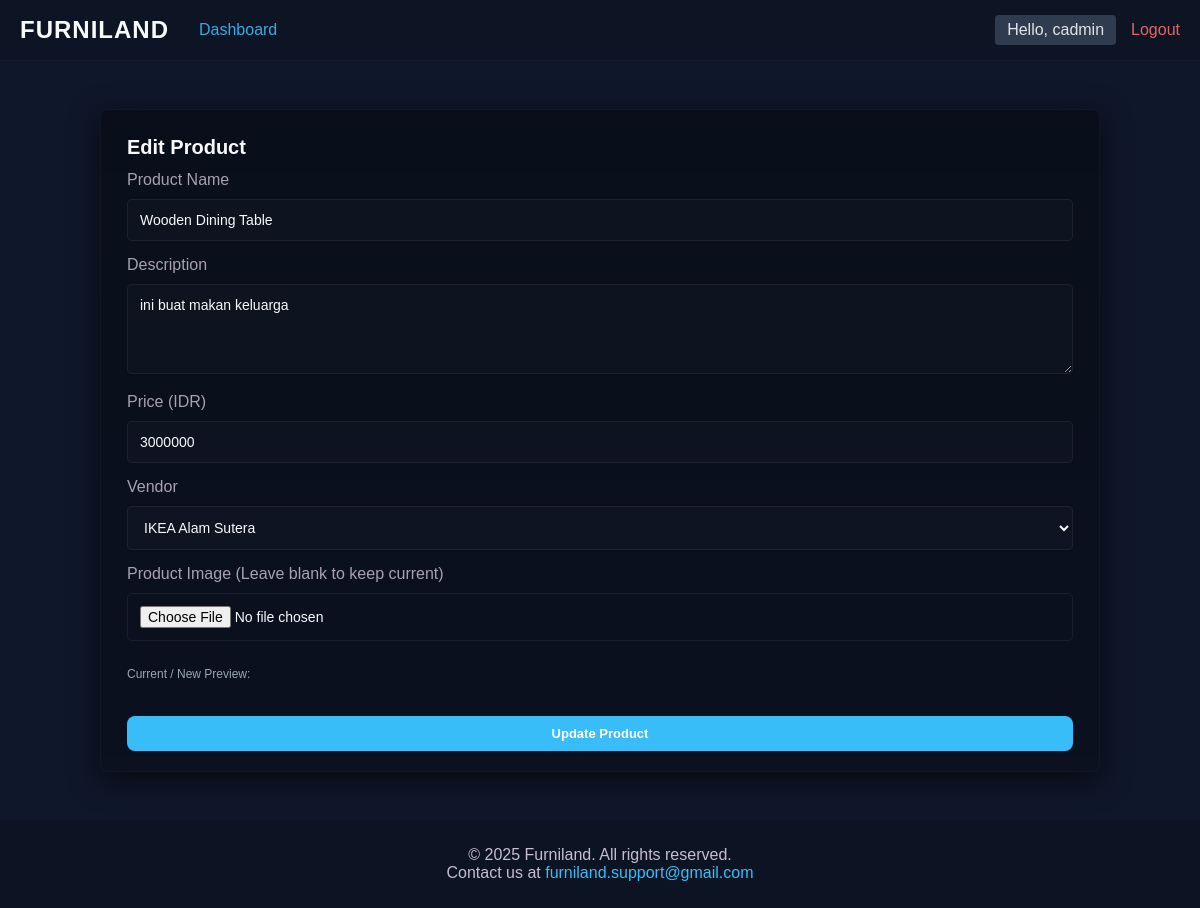
The page /product.php?id=5 (signed in) on the database its author committed.
### tables this page shows
CREATE TABLE `products` (
    `productID` int(10) NOT NULL,
    `productName` varchar(30) NOT NULL,
    `description` varchar(255) NOT NULL,
    `price` float NOT NULL,
    `image` varchar(100) NOT NULL,
    `vendorID` int(10) NOT NULL
);

CREATE TABLE `vendors` (
    `vendorID` int(10) NOT NULL,
    `vendorName` varchar(20) NOT NULL,
    `location` varchar(100) NOT NULL
);

### product.php (the view, shortened to what this page needs)
<?php
require_once '../../config/db.php';
$id = $_GET['id'];
$stmt = $conn->prepare("SELECT * FROM products WHERE productID = ?");
$stmt->bind_param("i", $id);
$stmt->execute();
$product = $stmt->get_result()->fetch_assoc();
$vendors = $conn->query("SELECT * FROM vendors");
include '../../utils/header.php';
?>
<div class="auth-page">
    <div class="auth-card wide product-box">
        <h2 style="text-align: left;" class="auth-title">Edit Product</h2>
        <form method="POST" enctype="multipart/form-data">
            <div class="form-group">
                <label class="form-label">Product Name</label>
                <input type="text" name="productName" required
                       value="<?= htmlspecialchars($product['productName']) ?>">
            </div>
            <div class="form-group">
                <label class="form-label">Description</label>
                <textarea name="description" rows="4" required><?= htmlspecialchars($product['description']) ?></textarea>
            </div>
            <div class="form-row">
                <div class="form-col">
                    <label class="form-label">Price (IDR)</label>
                    <input type="number" name="price" min="1" required
                           value="<?= htmlspecialchars($product['price']) ?>">
                </div>
                <div class="form-col">
                    <label class="form-label">Vendor</label>
                    <select name="vendorID" required>
                        <?php while($v = $vendors->fetch_assoc()): ?>
                            <option value="<?= $v['vendorID'] ?>"
                                <?= ($product['vendorID'] == $v['vendorID']) ? 'selected' : '' ?>>
                                <?= htmlspecialchars($v['vendorName']) ?>
                            </option>
                        <?php endwhile; ?>
                    </select>
                </div>
            </div>
            <div class="form-group">
                <label class="form-label">Product Image (Leave blank to keep current)</label>
                <input type="file" name="image" id="imageInput" accept=".jpg, .jpeg, .png" class="file-input">
                <div class="image-preview-box">
                    <span class="preview-note">Current / New Preview:</span>
                </div>
            </div>
            <div class="form-actions">
                <button type="submit" class="btn btn-full">Update Product</button>
            </div>
        </form>
    </div>
</div>
<?php include '../../utils/footer.php'; ?>

### style.css (style rules this page uses)
:root { --bg-primary: #0f172a; --bg-secondary: #1e293b; --bg-input: #020617; --text-primary: #f8fafc; --text-secondary: #94a3b8; --link-primary: #38bdf8; --link-secondary: #0ea5e9; --border-color: #334155; }
* { margin: 0; padding: 0; box-sizing: border-box; font-family: Verdana, Geneva, Tahoma, sans-serif; }
body { background-color: var(--bg-primary); color: var(--text-primary); min-height: 100vh; display: flex; flex-direction: column; }
input, select, textarea { width: 100%; padding: 12px; margin: 5px 0 15px 0; background-color: rgba(255,255,255,0.02); border: 1px solid rgba(255,255,255,0.06); border-radius: 5px; color: var(--text-primary); outline: none; font-size: 14px; }
.form-label { display: block; color: rgba(220,209,226,0.9); margin-bottom: 5px; font-weight: 500; }
.btn { background-color: var(--link-primary); color: #082022; padding: 10px 20px; border: none; border-radius: 4px; cursor: pointer; font-weight: bold; font-size: 16px; display: inline-block; text-align: center; transition: background 0.18s, transform 0.08s; }
.auth-page { display: flex; align-items: center; justify-content: center; padding: 48px 20px; min-height: calc(100vh - 160px); }
.auth-card { width: 420px; max-width: calc(100% - 40px); background: linear-gradient(180deg, rgba(0,0,0,0.36), rgba(0,0,0,0.26)); border-radius: 8px; padding: 26px 26px 20px 26px; border: 1px solid rgba(255,255,255,0.03); box-shadow: 0 8px 30px rgba(0,0,0,0.6); }
.auth-card.wide { width: 1000px; max-width: calc(100% - 40px); }
.auth-card .auth-title { text-align: center; font-size: 20px; font-weight: 700; color: var(--text-primary); margin-bottom: 12px; }
.auth-card .form-label { color: rgba(220,209,226,0.75); }
.auth-card .btn { width: 100%; padding: 10px 14px; margin-top: 6px; color: white; }
.form-actions { display:flex; gap:10px; margin-top: 20px; }
.form-actions .btn { flex: 1; width: auto; }
select { color: var(--text-primary); background-color: rgba(255,255,255,0.02); }
select option { color: var(--text-primary); background-color: var(--bg-primary); }
.auth-card select, .profile-card select { color: var(--text-primary); background-color: rgba(255,255,255,0.02); border: 1px solid rgba(255,255,255,0.06); }
.auth-card select option, .profile-card select option { color: var(--text-primary); background-color: var(--bg-secondary); }
.product-box { max-width: 560px; width: 100%; }
.image-preview-box { margin-top: 8px; }
.image-preview-box span { color: #9aa6b2; font-size: 12px; }
.file-input { background: transparent; }
.btn-full { display: inline-block; background: var(--link-primary); color: #082022; padding: 8px 12px; border-radius: 8px; text-decoration: none; font-size: 13px; margin-top: 8px; }

### rows shown on the page
products: productName "Wooden Dining Table", description "ini buat makan keluarga", price "3000000", vendorID "IKEA Alam Sutera"

### other values the page prints
$name "cadmin"
